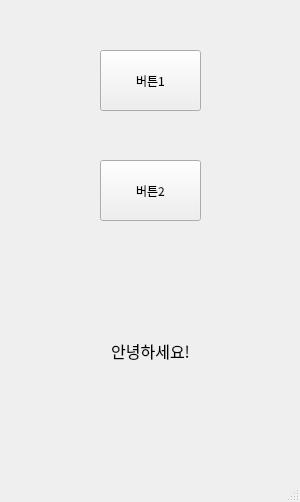
<?xml version="1.0" encoding="UTF-8"?>
<ui version="4.0">
 <class>MainWindow</class>
 <widget class="QMainWindow" name="MainWindow">
  <property name="geometry">
   <rect>
    <x>0</x>
    <y>0</y>
    <width>300</width>
    <height>502</height>
   </rect>
  </property>
  <property name="font">
   <font>
    <family>Bahnschrift SemiBold Condensed</family>
   </font>
  </property>
  <property name="windowTitle">
   <string>MainWindow</string>
  </property>
  <widget class="QWidget" name="centralwidget">
   <widget class="QPushButton" name="button1">
    <property name="geometry">
     <rect>
      <x>100</x>
      <y>50</y>
      <width>101</width>
      <height>61</height>
     </rect>
    </property>
    <property name="text">
     <string>버튼1</string>
    </property>
   </widget>
   <widget class="QPushButton" name="button2">
    <property name="geometry">
     <rect>
      <x>100</x>
      <y>160</y>
      <width>101</width>
      <height>61</height>
     </rect>
    </property>
    <property name="text">
     <string>버튼2</string>
    </property>
   </widget>
   <widget class="QLabel" name="label1">
    <property name="geometry">
     <rect>
      <x>90</x>
      <y>330</y>
      <width>121</width>
      <height>41</height>
     </rect>
    </property>
    <property name="font">
     <font>
      <family>HY헤드라인M</family>
      <pointsize>12</pointsize>
      <kerning>true</kerning>
     </font>
    </property>
    <property name="text">
     <string>안녕하세요!</string>
    </property>
    <property name="alignment">
     <set>Qt::AlignCenter</set>
    </property>
   </widget>
  </widget>
  <widget class="QMenuBar" name="menubar">
   <property name="geometry">
    <rect>
     <x>0</x>
     <y>0</y>
     <width>300</width>
     <height>20</height>
    </rect>
   </property>
  </widget>
  <widget class="QStatusBar" name="statusbar"/>
 </widget>
 <resources/>
 <connections/>
</ui>
